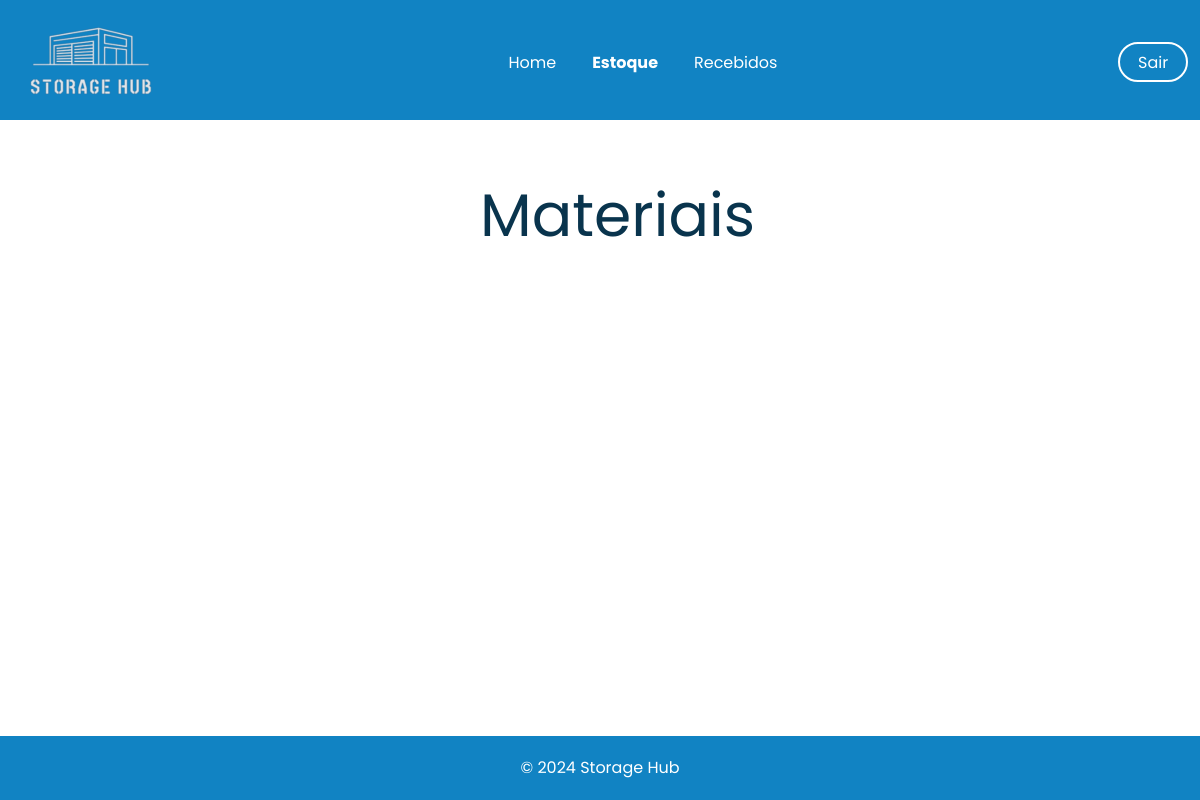
Page /estoque_materiais/ (signed in) on the earlier database version.
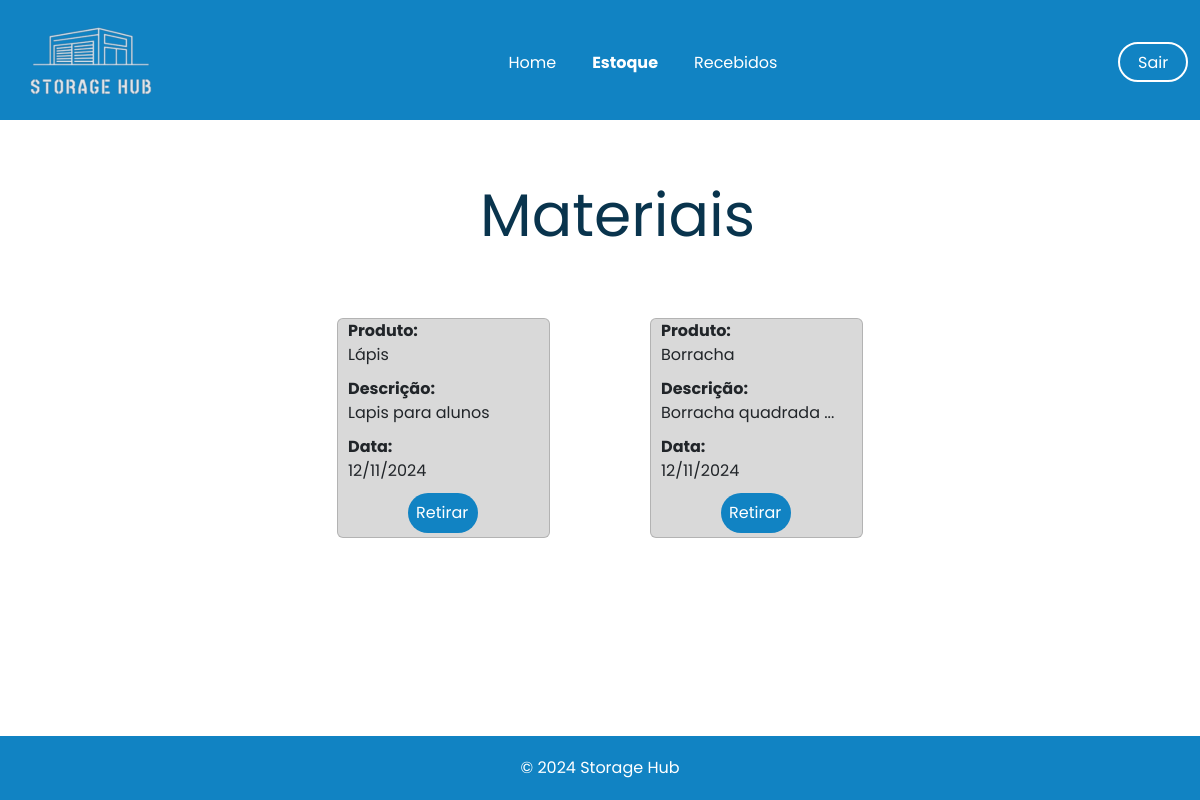
Same page on the later database version.
### app/models.py (models this page shows)
class MaterialRecebido(db.Model):
    id = db.Column(db.Integer, primary_key=True)
    nome_produto = db.Column(db.String, nullable=False)
    quantidade = db.Column(db.Float, nullable=False)
    data_recebimento = db.Column(db.DateTime, default=datetime.now())
    descricao_produto = db.Column(db.String, nullable=True)
    tipo_produto = db.Column(db.String, nullable=False)
    recebido_por = db.Column(db.String, nullable=False)
    registrado_por = db.Column(db.String, nullable=False)

### app/view.py (the view)
@app.route('/estoque_materiais/')
@login_required
def estoquemateriais():
    estoque = MaterialRecebido.query.filter_by(tipo_produto='Materiais').all()
    return render_template('materiais.html', estoque=estoque)

### app/models.py (called while the page is built)
@login_manager.user_loader
def load_user(user_id):
    return User.query.get(user_id)

### app/templates/materiais.html (shortened to what this page needs)
<!DOCTYPE html>
<html lang="pt-BR">
<head>
    <link
    rel="stylesheet"
    href="https://cdn.jsdelivr.net/npm/bootstrap@5.3.3/dist/css/bootstrap.min.css"
    />
</head>
<body>
    <header>
        <nav class="navbar navbar-expand-lg">
            <div class="container-fluid">
                <a class="navbar-brand me-auto" href="#"><img src="../static/img/logo_storage.png" alt="Storage Hub Logo"></a>
                <div class="collapse navbar-collapse" id="navbarSupportedContent">
                    <ul class="navbar-nav mx-auto" style="padding-top: 20px;">
                        <div class="center" style="display: flex; align-items: center; width: 30%;">
                        <li class="nav-item">
                            <a class="nav-link" aria-current="page" href="{{url_for('homepage')}}" style="font-weight: 400;">Home</a>
                        </li>
                        <li class="nav-item">
                            <a class="nav-link" href="{{url_for('home_estoque')}}">Estoque</a>
                        </li>
                        <li class="nav-item">
                            <a class="nav-link" href="{{url_for('recebidos')}}" style="font-weight: 400;">Recebidos</a>
                        </div>
                    </ul>
                    <a href="{{url_for('logout')}}" style="
                    background-color: #1183C3;
                    color: white;
                    width: 70px;
                    height: 40px;
                    border: 2px solid white;
                    text-decoration: none;
                    border-radius: 50px;"><p class="sair" style="padding: 7px 0px 0px 18px;">Sair</p></a>
                </div>
            </div>
        </nav>
    </header>
    <main>
        <div>
            <section class="stock">
                <div>
                    <h1 class="stock-text">Materiais</h1>
                </div>
            </section>
                <div class="cards" style="display: flex; gap: 100px; align-items: center; justify-content: center; flex-wrap: wrap;">
                    {% for linha in estoque %}
                    <div class="card" style="background-color:#D9D9D9; height: 220px; margin-bottom: 40px;">
                        <div class="linha-card">
                        <tr>
                            <div class="quebra" style="display: flex; flex-direction: column; height: 170px; justify-content: space-between;">
                                <div class="space" style="margin-left: 10px;">
                                <div class="primeiro">
                                    <td ><strong>Produto:<br></strong>{{linha.nome_produto}}</td>
                                </div>
                                <div class="segunda" style="margin-top: 10px;">
                                    <td>
                                        <strong>Descrição:<br></strong>
                                        {{ linha.descricao_produto[:18] }}{% if linha.descricao_produto|length > 18 %}...{% endif %}
                                    </td>
                                </div>
                                <div class="segunda" style="margin-top: 10px;">
                                    <td><strong>Data:<br></strong>{{ linha.data_recebimento.strftime('%d/%m/%Y') }}</td>
                                </div>
                            </div>
                                <div class="botao" style="background-color: #1183C3; width: 70px; padding: 8px; border-radius: 20px; margin-left: 70px; margin-top: 10px;">
                                    <td><a href="{{url_for('estoqueDetail', id=linha.id)}}" style="text-decoration: none; color:white;">Retirar</a></td>
                                </div>
                            </div>
                        </tr>
                        </div>
                    </div>
                    {% endfor%}
                </div>
        </div>
    </main>
    <footer style="background-color: #1183C3; color: white; padding: 20px 0;text-align: center;">&copy; 2024 Storage Hub</footer>
</body>
</html>

Differences in the rows shown:
added MaterialRecebido: nome_produto "Lápis", descricao_produto "Lapis para alunos", data_recebimento "12/11/2024"
added MaterialRecebido: nome_produto "Borracha", descricao_produto "Borracha quadrada", data_recebimento "12/11/2024"
